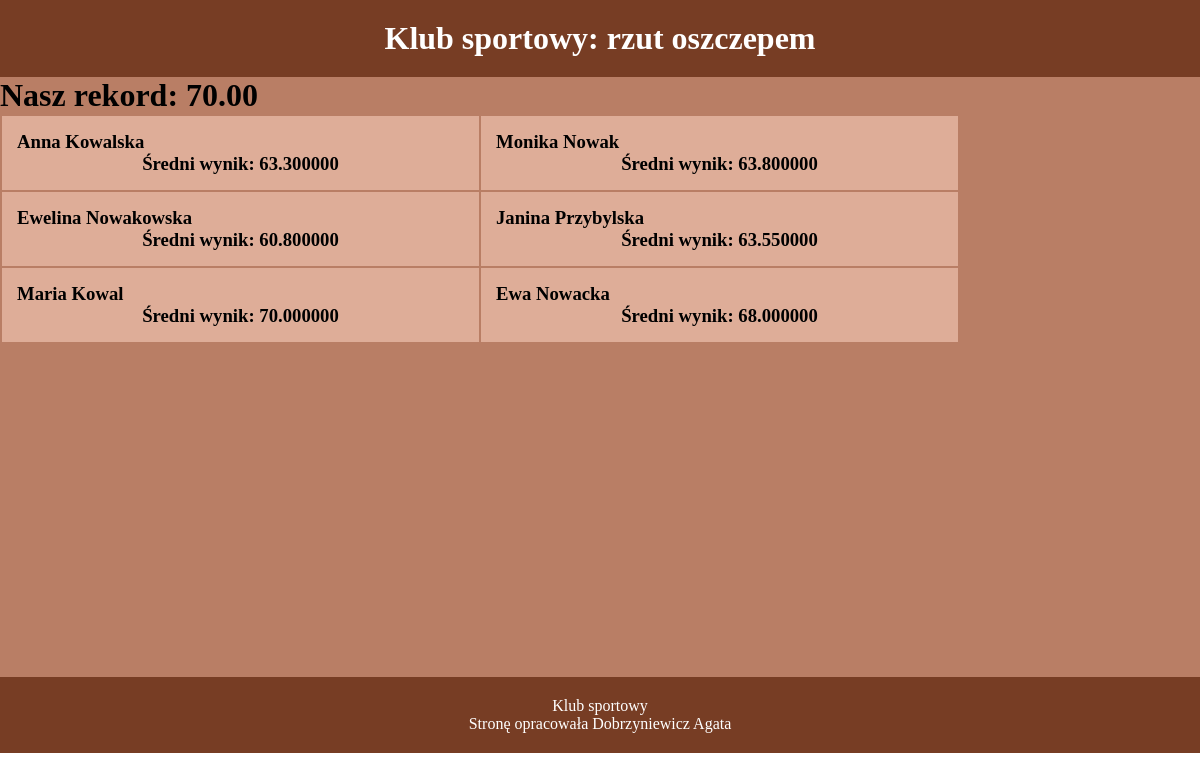
Page /Zadanie7/oszczep.php on the committed database.
### tables this page shows
CREATE TABLE IF NOT EXISTS `sportowiec` (
  `id` int(10) unsigned NOT NULL,
  `imie` text,
  `nazwisko` text
);

### Zadanie7/oszczep.php (the view, shortened to what this page needs)
<!DOCTYPE html>
<html lang="en">
    <head>
        <link rel="stylesheet" type="text/css" href="styl_oszczep.css">
    </head>
    <body>
        <?php
            $polacz = mysqli_connect('localhost', 'root', '');
            $rekord = mysqli_query($polacz, 'SELECT wyniki.wynik FROM `wyniki` WHERE wyniki.dyscyplina_id = 3 ORDER BY wyniki.wynik DESC LIMIT 1;');
            $nazwa = mysqli_query($polacz, 'SELECT imie, nazwisko FROM `sportowiec`');
        ?>
        <div class="banner">
            <h1>Klub sportowy: rzut oszczepem</h1>
        </div>
        <div class="glowny">
            <?php
                $wiersz = mysqli_fetch_row($rekord);
                echo '<h1>';
                echo 'Nasz rekord: ';
                print_r($wiersz[0]);
                echo '</h1>';
            ?>
            <table>
                <?php
                    $i = 1;
                    while ($pole = mysqli_fetch_array($nazwa)){
                        $sredni = mysqli_query($polacz, "SELECT AVG(wyniki.wynik) FROM wyniki JOIN sportowiec ON wyniki.sportowiec_id = sportowiec.id WHERE wyniki.dyscyplina_id = 3 AND wyniki.sportowiec_id = '$i';");
                        $avg = mysqli_fetch_array($sredni);
                            if($i%2 != 0){
                                echo "<tr>";
                            };
                            echo "<td style='padding: 15px;'>
                                    <h3> ";
                            echo $pole[0].' '.$pole[1];
                            echo "<br />";
                            echo "<p>Średni wynik: ".$avg[0]."</p>";
                            echo "  </h3>
                                </td>";
                            if($i%2 == 0){
                                echo "</tr>";
                            };
                        $i++;
                    }
                ?>
            </table>
        </div>
        <div class="stopka">
            <p>Klub sportowy <br />
            Stronę opracowała Dobrzyniewicz Agata</p>
        </div>
    </body>
</html>

### Zadanie7/styl_oszczep.css (style rules this page uses)
* { padding: 0; margin: 0; }
.banner { background-color: #773D24; color: white; text-align: center; padding: 20px; }
.glowny { background-color: #B97E65; height: 600px; }
.stopka { background-color: #773D24; color: white; text-align: center; padding: 20px; }
table { width: 80%; }
td { margin: 15px; margin: 30px; background-color: #DEAD98; }
p { text-align: center; }

### rows in the picture
sportowiec: imie "Anna", nazwisko "Kowalska", avg "63.300000"
sportowiec: imie "Monika", nazwisko "Nowak", avg "63.800000"
sportowiec: imie "Ewelina", nazwisko "Nowakowska", avg "60.800000"
sportowiec: imie "Janina", nazwisko "Przybylska", avg "63.550000"
sportowiec: imie "Maria", nazwisko "Kowal", avg "70.000000"
sportowiec: imie "Ewa", nazwisko "Nowacka", avg "68.000000"
